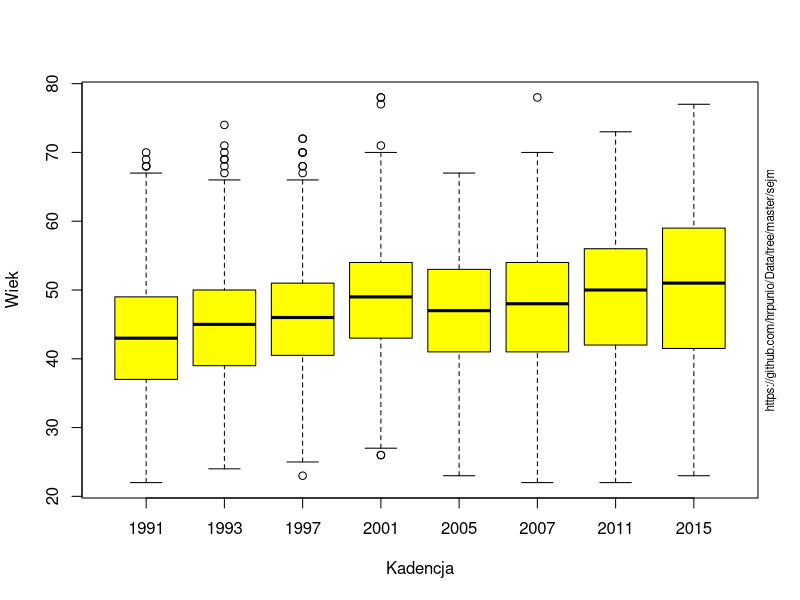

The R script that drew this image:
poslowie <- read.csv("Sejm1-8.csv", sep = ';',  header=T, na.string="NA");

boxplot (wiek ~ kadencja, poslowie, xlab = "Kadencja", ylab = "Wiek", col='yellow')
mtext(text="https://github.com/hrpunio/Data/tree/master/sejm", 4, cex=0.7)

aggregate (poslowie$wiek, list(Kadencja = poslowie$kadencja), fivenum)
aggregate (poslowie$wiek, list(Kadencja = poslowie$kadencja), na.rm=TRUE, mean)
